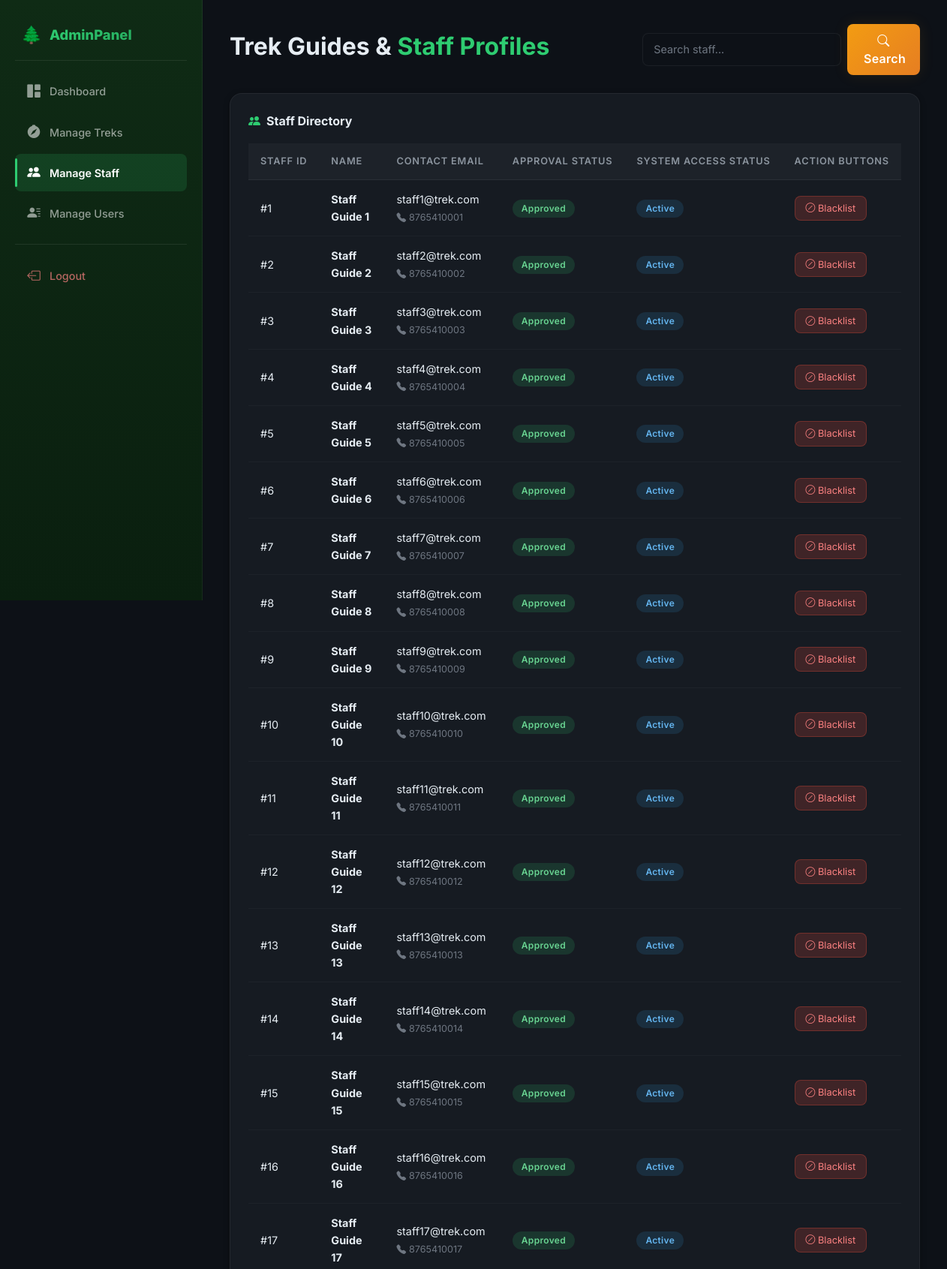
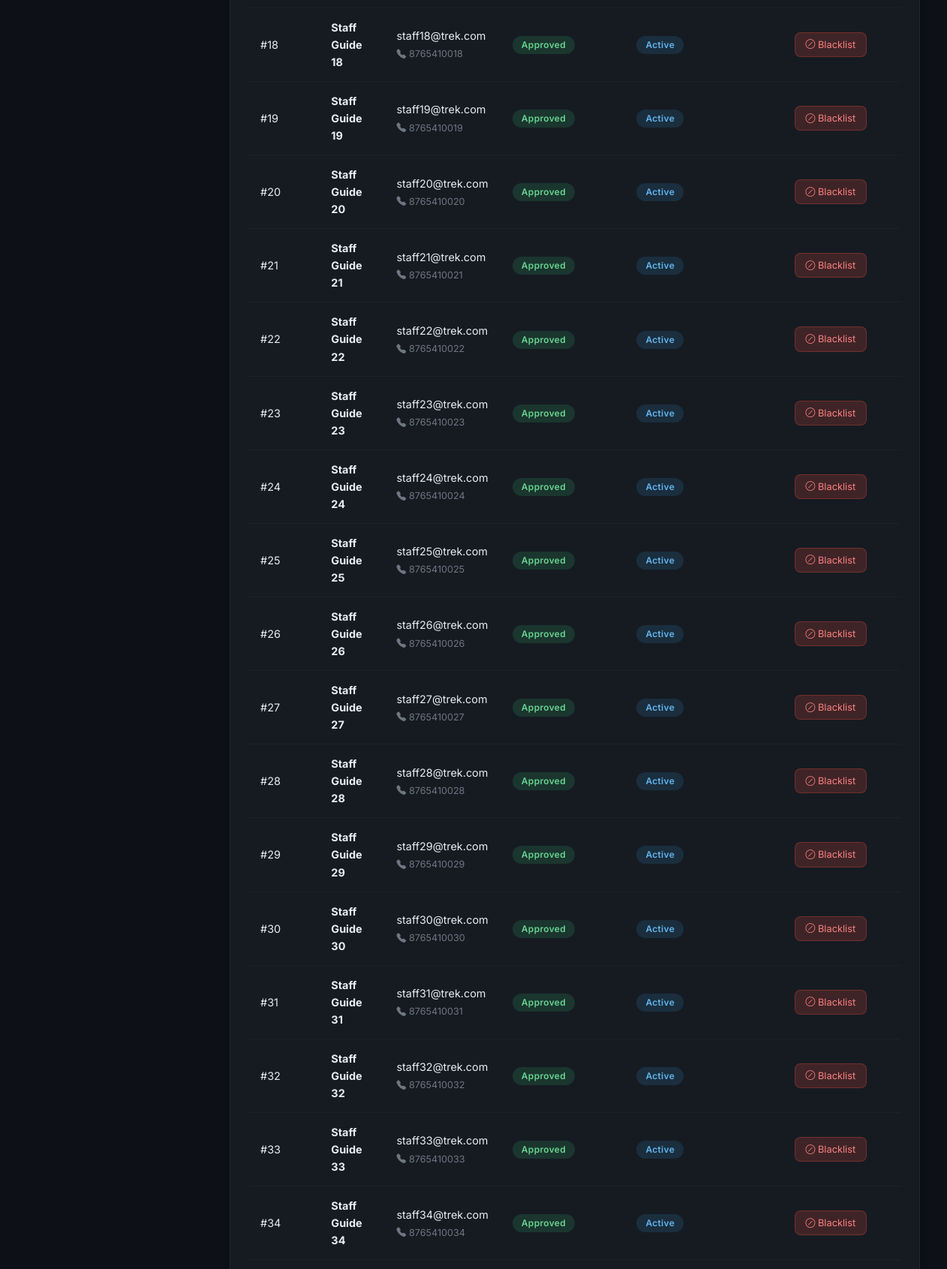
Screenshot of /admin/staff (signed in, upper part) with the database file from the repository (2 pictures, top to bottom).
### models.py (models this page shows)
class StaffProfile(db.Model):
    __tablename__ = 'staff_profiles'
    id = db.Column(db.Integer, primary_key=True)
    user_id = db.Column(db.Integer, db.ForeignKey('users.id'), nullable=False, unique=True)
    name = db.Column(db.String(100), nullable=False)
    contact = db.Column(db.String(15), nullable=False)
    approval_status = db.Column(db.String(20), default='Pending') # 'Pending', 'Approved', 'Rejected'
    treks = db.relationship('Trek', backref='assigned_guide', lazy=True)

class User(db.Model):
    __tablename__ = 'users'
    id = db.Column(db.Integer, primary_key=True)
    email = db.Column(db.String(120), unique=True, nullable=False)
    password = db.Column(db.String(200), nullable=False)
    role = db.Column(db.String(20), nullable=False)        # 'admin', 'staff', 'trekker'
    status = db.Column(db.String(20), default='Active')    # 'Active' or 'Blacklisted'
    trekker_profile = db.relationship('TrekkerProfile', backref='auth_user', uselist=False, cascade="all, delete-orphan")
    staff_profile = db.relationship('StaffProfile', backref='auth_user', uselist=False, cascade="all, delete-orphan")
    bookings = db.relationship('Booking', backref='trekker', lazy=True)

### routes/admin.py (the view)
@admin_bp.route('/staff')
def manage_staff():
    if not check_admin(): return redirect('/auth/login')
    search_query = request.args.get('search', '')
    if search_query:
        staff_members = StaffProfile.query.filter(StaffProfile.name.like(f"%{search_query}%")).all()
    else:
        staff_members = StaffProfile.query.all()
    return render_template('admin/staff.html', staff_members=staff_members, search_query=search_query)

### routes/admin.py (called while the page is built)
def check_admin():
    if 'user_id' not in session or session.get('role') != 'admin':
        return False
    return True

### templates/admin/staff.html (shortened to what this page needs)
{% extends 'base.html' %}
{% block extra_css %}
<link rel="stylesheet" href="{{ url_for('static', filename='css/admin.css') }}">
{% endblock %}
{% block content %}
<div class="admin-wrapper">
    <div class="sidebar">
        <div class="sidebar-brand">
            <span class="sidebar-brand-icon">🌲</span>
            <h4>AdminPanel</h4>
        </div>
        <hr>
        <a href="{{ url_for('admin.dashboard') }}" class="nav-link">
            <i class="bi bi-grid-1x2-fill"></i> Dashboard
        </a>
        <a href="{{ url_for('admin.manage_treks') }}" class="nav-link">
            <i class="bi bi-compass-fill"></i> Manage Treks
        </a>
        <a href="{{ url_for('admin.manage_staff') }}" class="nav-link active">
            <i class="bi bi-people-fill"></i> Manage Staff
        </a>
        <a href="{{ url_for('admin.manage_users') }}" class="nav-link">
            <i class="bi bi-person-lines-fill"></i> Manage Users
        </a>
        <hr>
        <a href="{{ url_for('auth.logout') }}" class="nav-link text-danger">
            <i class="bi bi-box-arrow-left"></i> Logout
        </a>
    </div>
    <div class="main-content">
        <div class="d-flex justify-content-between align-items-center mb-4">
            <h2 class="fw-bold">Trek Guides & <span class="text-forest">Staff Profiles</span></h2>
            <form action="{{ url_for('admin.manage_staff') }}" method="GET" class="search-bar">
                <input type="text" name="search" class="form-control" placeholder="Search staff..." value="{{ search_query }}">
                <button type="submit" class="btn btn-adventure">
                    <i class="bi bi-search"></i> Search
                </button>
            </form>
        </div>
        <div class="table-container">
            <div class="table-title">
                <i class="bi bi-people-fill"></i> Staff Directory
            </div>
            <table class="table table-hover align-middle">
                <thead>
                    <tr>
                        <th>Staff ID</th>
                        <th>Name</th>
                        <th>Contact Email</th>
                        <th>Approval Status</th>
                        <th>System Access Status</th>
                        <th>Action Buttons</th>
                    </tr>
                </thead>
                <tbody>
                    {% for staff in staff_members %}
                    <tr>
                        <td>#{{ staff.id }}</td>
                        <td><strong>{{ staff.name }}</strong></td>
                        <td>{{ staff.auth_user.email }}<br><small class="text-muted"><i class="bi bi-telephone-fill me-1"></i>{{ staff.contact }}</small></td>
                        <td>
                            <span class="badge {% if staff.approval_status == 'Approved' %}bg-success{% else %}bg-warning{% endif %}">
                                {{ staff.approval_status }}
                            </span>
                        </td>
                        <td>
                            <span class="badge {% if staff.auth_user.status == 'Active' %}bg-info{% else %}bg-danger{% endif %}">
                                {{ staff.auth_user.status }}
                            </span>
                        </td>
                        <td>
                            <div class="d-flex gap-2">
                                {% if staff.auth_user.status == 'Active' %}
                                    <a href="{{ url_for('admin.staff_action', profile_id=staff.id, action='blacklist') }}" class="btn btn-sm btn-danger">
                                        <i class="bi bi-slash-circle"></i> Blacklist
                                    </a>
                                {% else %}
                                    <a href="{{ url_for('admin.staff_action', profile_id=staff.id, action='activate') }}" class="btn btn-sm btn-secondary">
                                        <i class="bi bi-arrow-counterclockwise"></i> Activate
                                    </a>
                                {% endif %}
                            </div>
                        </td>
                    </tr>
                    {% else %}
                    <tr>
                        <td colspan="6" class="text-center text-muted py-4">No staff records found.</td>
                    </tr>
                    {% endfor %}
                </tbody>
            </table>
        </div>
    </div>
</div>
{% endblock %}

### static/css/mai.css (style rules this page uses)
:root { --color-forest: #0f2b15; --color-forest-light: #1a3d24; --color-forest-mid: #245a33; --color-emerald: #2ecc71; --color-emerald-glow: rgba(46, 204, 113, 0.15); --color-amber: #f39c12; --color-amber-hover: #e67e22; --color-amber-glow: rgba(243, 156, 18, 0.2); --surface-body: #0d1117; --surface-card: #161b22; --surface-card-hover: #1c2330; --surface-elevated: #21262d; --surface-sidebar: linear-gradient(180deg, #0f2b15 0%, #0a1f0f 100%); --text-primary: #e6edf3; --text-secondary: #8b949e; --text-muted: #6e7681; --text-inverse: #0d1117; --border-default: rgba(255, 255, 255, 0.06); --border-subtle: rgba(255, 255, 255, 0.03); --shadow-sm: 0 2px 8px rgba(0, 0, 0, 0.3); --shadow-md: 0 4px 16px rgba(0, 0, 0, 0.4); --shadow-lg: 0 8px 32px rgba(0, 0, 0, 0.5); --shadow-glow-green: 0 0 20px rgba(46, 204, 113, 0.1); --shadow-glow-amber: 0 0 20px rgba(243, 156, 18, 0.1); --radius-sm: 8px; --radius-md: 12px; --radius-lg: 16px; --radius-xl: 20px; --transition-fast: 150ms cubic-bezier(0.4, 0, 0.2, 1); --transition-smooth: 300ms cubic-bezier(0.4, 0, 0.2, 1); --transition-spring: 400ms cubic-bezier(0.34, 1.56, 0.64, 1); }
*, *::before, *::after { box-sizing: border-box; }
body { background-color: var(--surface-body); font-family: "Inter", -apple-system, BlinkMacSystemFont, "Segoe UI", Roboto, sans-serif; color: var(--text-primary); line-height: 1.6; -webkit-font-smoothing: antialiased; -moz-osx-font-smoothing: grayscale; margin: 0; padding: 0; }
.text-forest { color: var(--color-emerald) !important; font-weight: 700; }
.btn-adventure { background: linear-gradient( 135deg, var(--color-amber) 0%, var(--color-amber-hover) 100% ); color: #fff; border: none; border-radius: var(--radius-sm); font-weight: 600; letter-spacing: 0.3px; padding: 10px 22px; transition: var(--transition-smooth); box-shadow: var(--shadow-glow-amber); position: relative; overflow: hidden; }
.btn-adventure::before { content: ""; position: absolute; top: 0; left: -100%; width: 100%; height: 100%; background: linear-gradient( 90deg, transparent, rgba(255, 255, 255, 0.15), transparent ); transition: var(--transition-smooth); }
.table { --bs-table-bg: transparent; --bs-table-color: var(--text-primary); color: var(--text-primary); border-color: var(--border-default); margin-bottom: 0; }
.table thead th { background-color: rgba(255, 255, 255, 0.03); color: var(--text-secondary); font-weight: 600; font-size: 0.8rem; text-transform: uppercase; letter-spacing: 0.8px; border-bottom: 1px solid var(--border-default); padding: 14px 16px; white-space: nowrap; }
.table tbody td { padding: 14px 16px; border-bottom: 1px solid var(--border-subtle); vertical-align: middle; font-size: 0.9rem; }
.table-hover tbody tr { transition: var(--transition-fast); }
.form-control, .form-select { background-color: var(--surface-elevated); border: 1px solid var(--border-default); border-radius: var(--radius-sm); color: var(--text-primary); padding: 10px 14px; font-size: 0.9rem; transition: var(--transition-fast); }
.form-control::placeholder { color: var(--text-muted); }
.badge { font-weight: 600; padding: 6px 12px; font-size: 0.75rem; border-radius: 20px; letter-spacing: 0.3px; }
.badge.bg-success { background: rgba(46, 204, 113, 0.15) !important; color: #68d391; }
.badge.bg-info { background: rgba(52, 152, 219, 0.15) !important; color: #63b3ed; }
.btn-danger { background: rgba(231, 76, 60, 0.2); border: 1px solid rgba(231, 76, 60, 0.3); color: #fc8181; }
.btn-sm { padding: 6px 14px; font-size: 0.8rem; border-radius: var(--radius-sm); }
.text-muted { color: var(--text-muted) !important; }
hr { border-color: var(--border-default); opacity: 1; }

### rows the page displays
StaffProfile: id "1", name "Staff Guide 1", auth_user.email "staff1@trek.com", contact "8765410001", approval_status "Approved", auth_user.status "Active"
StaffProfile: id "2", name "Staff Guide 2", auth_user.email "staff2@trek.com", contact "8765410002", approval_status "Approved", auth_user.status "Active"
StaffProfile: id "3", name "Staff Guide 3", auth_user.email "staff3@trek.com", contact "8765410003", approval_status "Approved", auth_user.status "Active"
StaffProfile: id "4", name "Staff Guide 4", auth_user.email "staff4@trek.com", contact "8765410004", approval_status "Approved", auth_user.status "Active"
StaffProfile: id "5", name "Staff Guide 5", auth_user.email "staff5@trek.com", contact "8765410005", approval_status "Approved", auth_user.status "Active"
StaffProfile: id "6", name "Staff Guide 6", auth_user.email "staff6@trek.com", contact "8765410006", approval_status "Approved", auth_user.status "Active"
StaffProfile: id "7", name "Staff Guide 7", auth_user.email "staff7@trek.com", contact "8765410007", approval_status "Approved", auth_user.status "Active"
StaffProfile: id "8", name "Staff Guide 8", auth_user.email "staff8@trek.com", contact "8765410008", approval_status "Approved", auth_user.status "Active"
StaffProfile: id "9", name "Staff Guide 9", auth_user.email "staff9@trek.com", contact "8765410009", approval_status "Approved", auth_user.status "Active"
StaffProfile: id "10", name "Staff Guide 10", auth_user.email "staff10@trek.com", contact "8765410010", approval_status "Approved", auth_user.status "Active"
StaffProfile: id "11", name "Staff Guide 11", auth_user.email "staff11@trek.com", contact "8765410011", approval_status "Approved", auth_user.status "Active"
StaffProfile: id "12", name "Staff Guide 12", auth_user.email "staff12@trek.com", contact "8765410012", approval_status "Approved", auth_user.status "Active"
StaffProfile: id "13", name "Staff Guide 13", auth_user.email "staff13@trek.com", contact "8765410013", approval_status "Approved", auth_user.status "Active"
StaffProfile: id "14", name "Staff Guide 14", auth_user.email "staff14@trek.com", contact "8765410014", approval_status "Approved", auth_user.status "Active"
StaffProfile: id "15", name "Staff Guide 15", auth_user.email "staff15@trek.com", contact "8765410015", approval_status "Approved", auth_user.status "Active"
StaffProfile: id "16", name "Staff Guide 16", auth_user.email "staff16@trek.com", contact "8765410016", approval_status "Approved", auth_user.status "Active"
StaffProfile: id "17", name "Staff Guide 17", auth_user.email "staff17@trek.com", contact "8765410017", approval_status "Approved", auth_user.status "Active"
StaffProfile: id "18", name "Staff Guide 18", auth_user.email "staff18@trek.com", contact "8765410018", approval_status "Approved", auth_user.status "Active"
StaffProfile: id "19", name "Staff Guide 19", auth_user.email "staff19@trek.com", contact "8765410019", approval_status "Approved", auth_user.status "Active"
StaffProfile: id "20", name "Staff Guide 20", auth_user.email "staff20@trek.com", contact "8765410020", approval_status "Approved", auth_user.status "Active"
StaffProfile: id "21", name "Staff Guide 21", auth_user.email "staff21@trek.com", contact "8765410021", approval_status "Approved", auth_user.status "Active"
StaffProfile: id "22", name "Staff Guide 22", auth_user.email "staff22@trek.com", contact "8765410022", approval_status "Approved", auth_user.status "Active"
StaffProfile: id "23", name "Staff Guide 23", auth_user.email "staff23@trek.com", contact "8765410023", approval_status "Approved", auth_user.status "Active"
StaffProfile: id "24", name "Staff Guide 24", auth_user.email "staff24@trek.com", contact "8765410024", approval_status "Approved", auth_user.status "Active"
StaffProfile: id "25", name "Staff Guide 25", auth_user.email "staff25@trek.com", contact "8765410025", approval_status "Approved", auth_user.status "Active"
StaffProfile: id "26", name "Staff Guide 26", auth_user.email "staff26@trek.com", contact "8765410026", approval_status "Approved", auth_user.status "Active"
StaffProfile: id "27", name "Staff Guide 27", auth_user.email "staff27@trek.com", contact "8765410027", approval_status "Approved", auth_user.status "Active"
StaffProfile: id "28", name "Staff Guide 28", auth_user.email "staff28@trek.com", contact "8765410028", approval_status "Approved", auth_user.status "Active"
StaffProfile: id "29", name "Staff Guide 29", auth_user.email "staff29@trek.com", contact "8765410029", approval_status "Approved", auth_user.status "Active"
StaffProfile: id "30", name "Staff Guide 30", auth_user.email "staff30@trek.com", contact "8765410030", approval_status "Approved", auth_user.status "Active"
StaffProfile: id "31", name "Staff Guide 31", auth_user.email "staff31@trek.com", contact "8765410031", approval_status "Approved", auth_user.status "Active"
StaffProfile: id "32", name "Staff Guide 32", auth_user.email "staff32@trek.com", contact "8765410032", approval_status "Approved", auth_user.status "Active"
StaffProfile: id "33", name "Staff Guide 33", auth_user.email "staff33@trek.com", contact "8765410033", approval_status "Approved", auth_user.status "Active"
StaffProfile: id "34", name "Staff Guide 34", auth_user.email "staff34@trek.com", contact "8765410034", approval_status "Approved", auth_user.status "Active"
